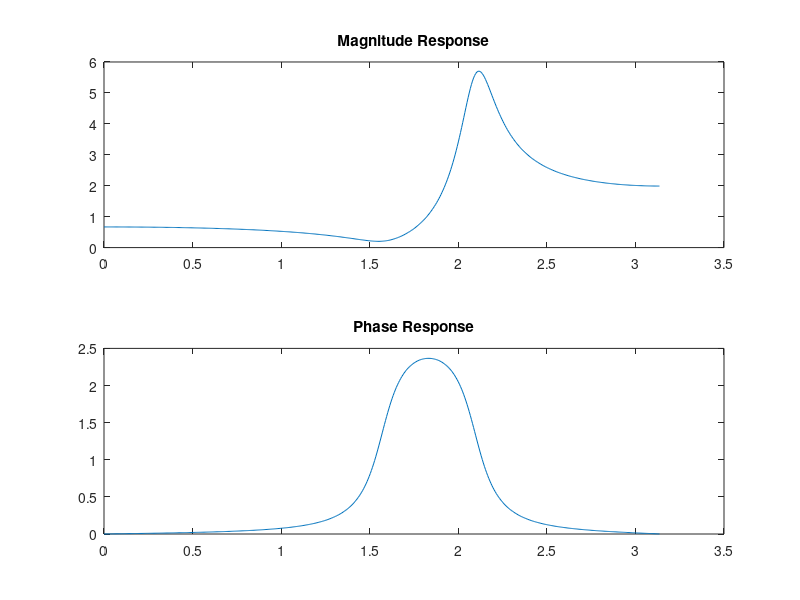

MATLAB code for this plot:
clc
clear

z=[0.9*exp(1i*pi/2) 0.9*exp(1i*3*pi/2)]; 
p=[0.9*exp(1i*[-1,1]*2*pi/3)]; 
[b,a]=zp2tf(z',p,1);
[H,w]=freqz(b,a);
subplot(2,1,1);
plot(w,abs(H))
title('Magnitude Response')
subplot(2,1,2);
plot(w,angle(H))
title('Phase Response')